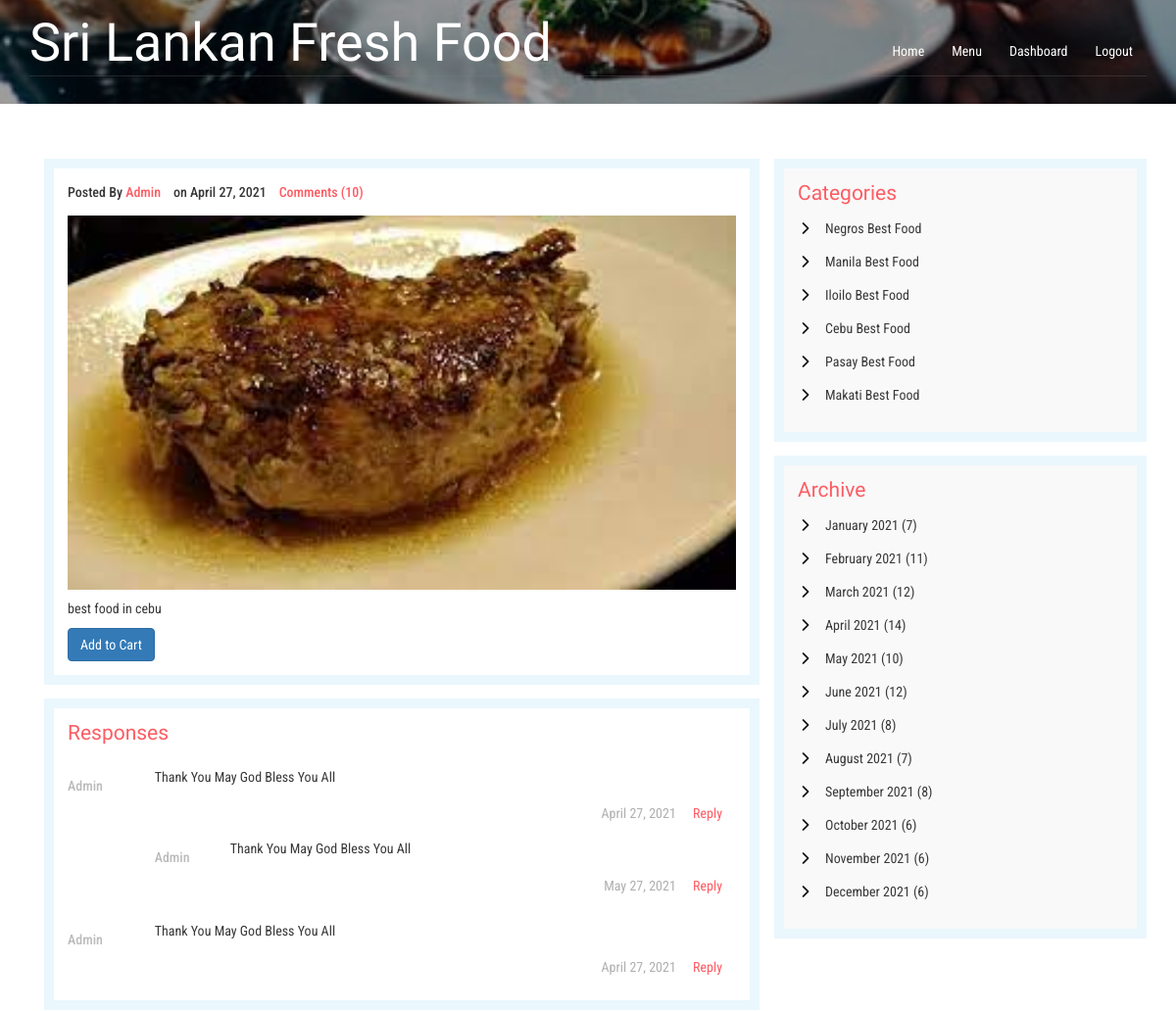
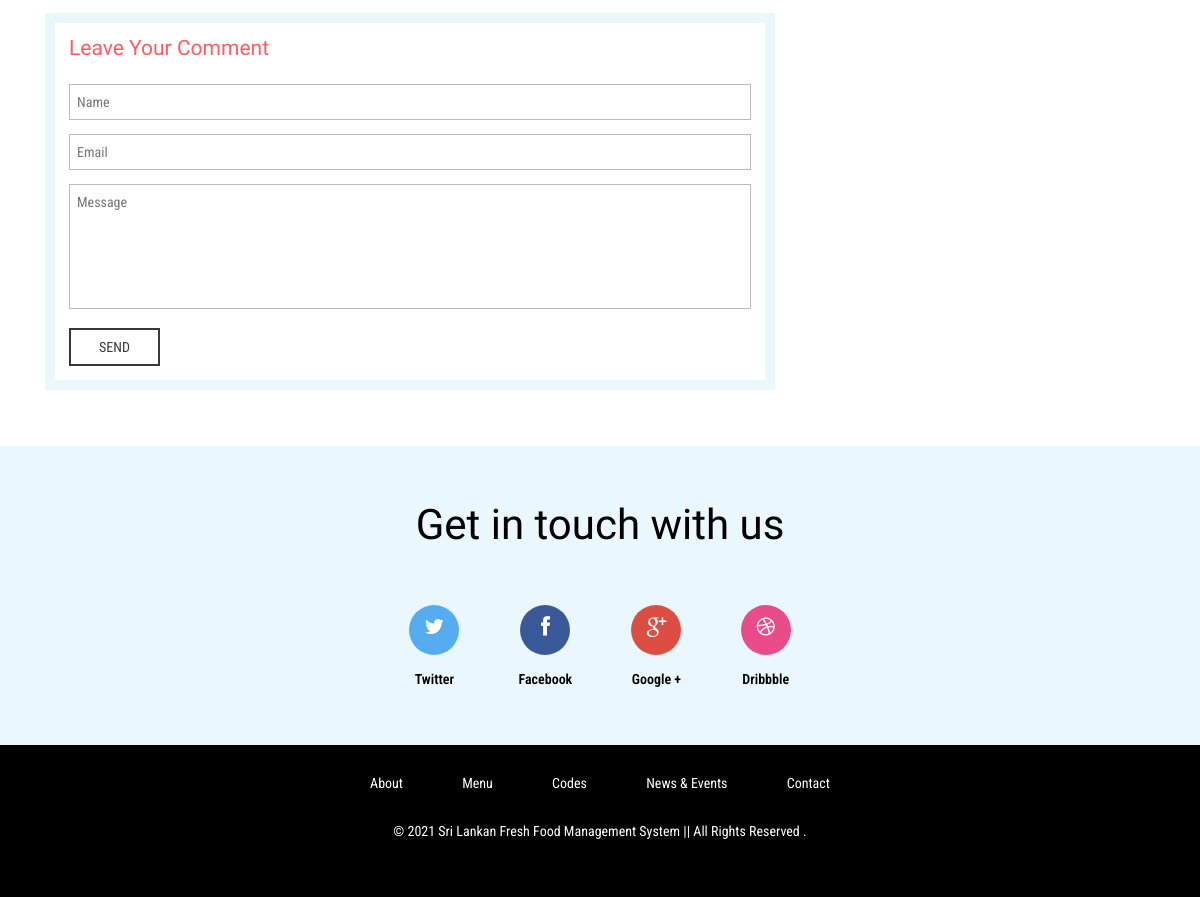
Screenshot of /dashboard/admin/foods/foodDetails/2/ (signed in) with the database file from the repository (2 pictures, top to bottom).
### hotel/models.py (models this page shows, shortened)
class Food(models.Model):
    indian = 'Negros Best Food'
    south = 'Manila Best Food'
    gujarati = 'Sea Food'
    punjabi = 'Iloilo Best Food'
    fast = 'Aklan Food'
    COURSE = (
        (indian,indian),
        (south,south),
        (gujarati,gujarati),
        (punjabi,punjabi),
        (fast,fast),
    )
    disabled = 'Disabled'
    enabled = 'Enabled'
    STATUS = (
        (disabled, disabled),
        (enabled, enabled),
    )
    name = models.CharField(max_length=250)
    course = models.CharField(max_length = 50, choices = COURSE)
    status = models.CharField(max_length=50, choices=STATUS)
    content_description = models.TextField()
    base_price = models.FloatField()
    sale_price = models.FloatField(default=base_price)
    discount = models.DecimalField(default=0, decimal_places=2, max_digits=5)
    image = models.FileField(blank=True, null =True)
    num_order = models.IntegerField(default=0)

### hotel/views.py (the view)
# urls.py: url(r'^dashboard/admin/foods/foodDetails/(?P<foodID>\d+)/$', views.food_details, name='food_details'),
@login_required
def food_details(request, foodID):
    food = Food.objects.get(id=foodID)
    return render(request, 'user/single.html', {'food':food})

### hotel/templates/user/single.html (shortened to what this page needs)
{% load static %}
{% include "../includes/landing_top.html" %}
<body>
	<div  class="bg-img">
		{% include "../includes/banner1.html" %}
	</div>
	<div class="blog">
				<div class="container">
					<div class="col-md-8 blog-top-left-grid">
						<div class="left-blog left-single">
							<div class="blog-left">
								<div class="single-left-left">
									<p>Posted By <a href="#">Admin</a> &nbsp;&nbsp; on April 27, 2021 &nbsp;&nbsp; <a href="#">Comments (10)</a></p>
									<img src="/media/{{food.image}}" alt="">
								</div>
								<div class="blog-left-bottom">
									<p>{{food.content_description}}</p>
								</div>
								<a href="{% url 'hotel:addTocart' food.id request.user.id %}">
									<button class="btn btn-primary">Add to Cart</button>
								</a>
							</div>
							<div class="response">
								<h3>Responses</h3>
								<div class="media response-info">
									<div class="media-left response-text-left">
										<h5><a href="#">Admin</a></h5>
									</div>
									<div class="media-body response-text-right">
										<p>Thank You May God Bless You All</p>
										<ul>
											<li>April 27, 2021</li>
											<li><a href="single.html">Reply</a></li>
										</ul>
										<div class="media response-info">
											<div class="media-left response-text-left">
												<h5><a href="#">Admin</a></h5>
											</div>
											<div class="media-body response-text-right">
												<p>Thank You May God Bless You All</p>
												<ul>
													<li>May 27, 2021</li>
													<li><a href="single.html">Reply</a></li>
												</ul>
											</div>
										</div>
									</div>
								</div>
								<div class="media response-info">
									<div class="media-left response-text-left">
										<h5><a href="#">Admin</a></h5>
									</div>
									<div class="media-body response-text-right">
										<p>Thank You May God Bless You All</p>
										<ul>
											<li>April 27, 2021</li>
											<li><a href="single.html">Reply</a></li>
										</ul>
									</div>
								</div>
							</div>
							<div class="opinion">
								<h2>Leave Your Comment</h2>
								<form action="#" method="post">
									<input type="text" name="Name" placeholder="Name" required="">
									<input type="text" name="Email" placeholder="Email" required="">
									<textarea name="Message" placeholder="Message" required=""></textarea>
									<input type="submit" value="SEND">
								</form>
							</div>
						</div>
					</div>
					<div class="col-md-4 blog-top-right-grid">
						<div class="categories">
							<h3>Categories</h3>
							<ul>
								<li><a href="#">Negros Best Food</a></li>
								<li><a href="#">Manila Best Food</a></li>
								<li><a href="#">Iloilo Best Food</a></li>
								<li><a href="#">Cebu Best Food</a></li>
								<li><a href="#">Pasay Best Food</a></li>
								<li><a href="#">Makati Best Food</a></li>
							</ul>
						</div>
						<div class="categories">
							<h3>Archive</h3>
							<ul class="marked-list offs1">
								<li><a href="#">January 2021 (7)</a></li>
                                <li><a href="#">February 2021 (11)</a></li>
                                <li><a href="#">March 2021 (12)</a></li>
                                <li><a href="#">April 2021 (14)</a> </li>
                                <li><a href="#">May 2021 (10)</a></li>
                                <li><a href="#">June 2021 (12)</a></li>
                                <li><a href="#">July 2021 (8)</a></li>
                                <li><a href="#">August 2021 (7)</a> </li>
                                <li><a href="#">September 2021 (8)</a></li>
                                <li><a href="#">October 2021 (6)</a></li>
                                <li><a href="#">November 2021 (6)</a></li>
                                <li><a href="#">December 2021 (6)</a></li>
							</ul>
						</div>
					</div>
				</div>
	</div>
	{% include "../includes/footer.html" %}

### hotel/static/assets/css/custom.css (style rules this page uses)
body { font-size : 14px; background-color: #f2f6f9; }
ul { list-style-type: none; }

### rows the page displays
Food: image (picture), content_description "best food in cebu"
